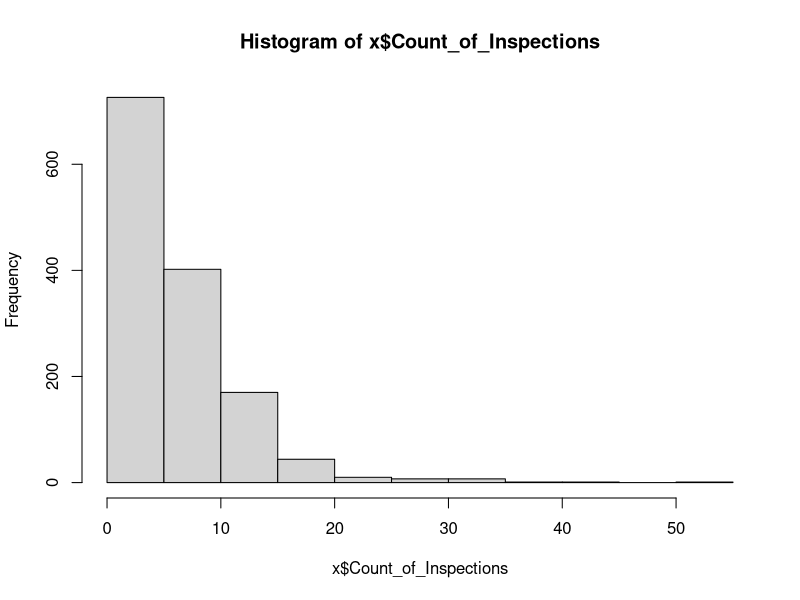
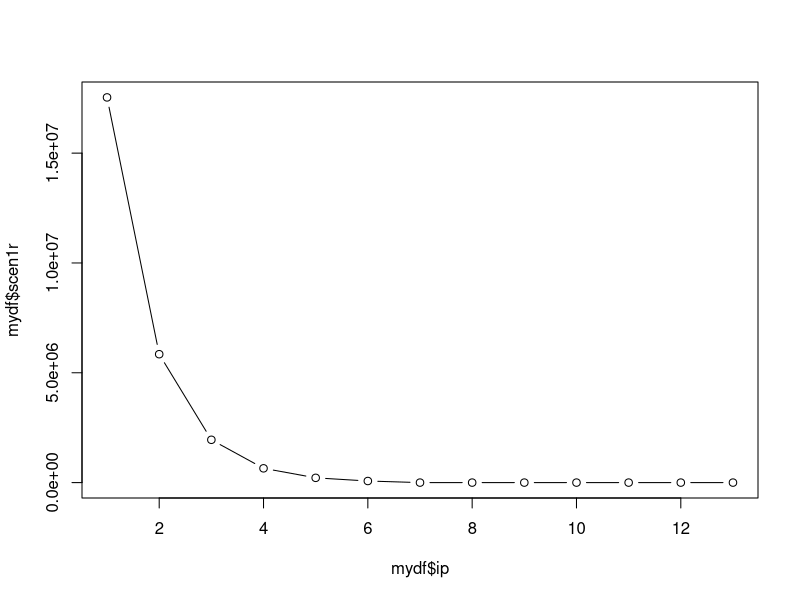
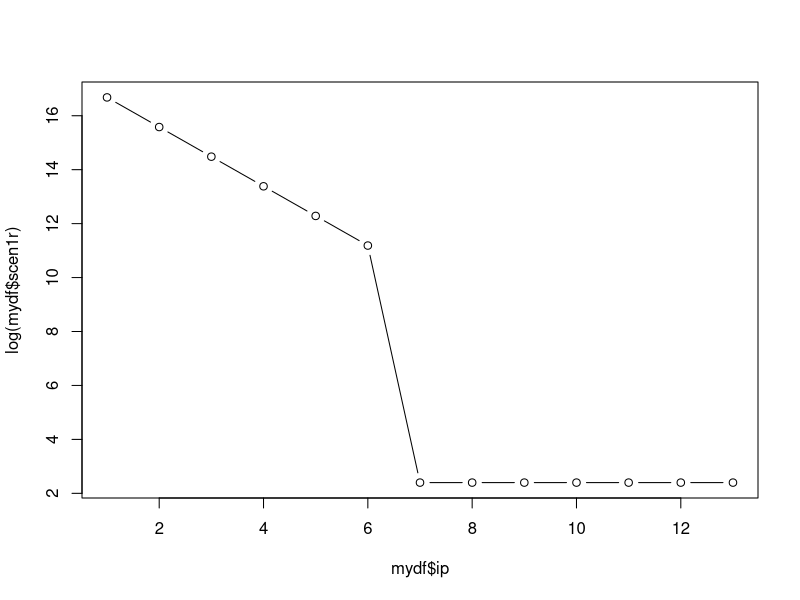
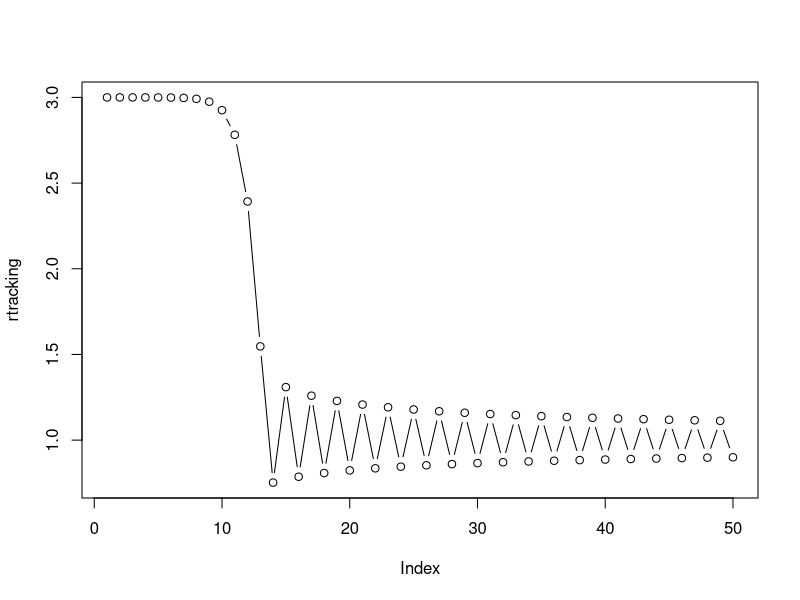
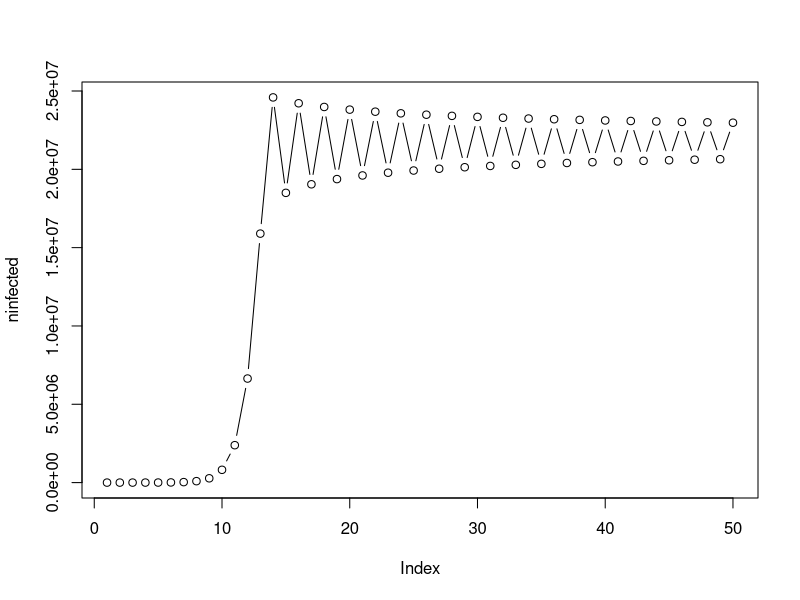

The R script that drew these images, in order:
x<-read.delim("investigators.txt", header=TRUE, sep="\t")
hist(x$Count_of_Inspections)


#Infections in 2 week increments (11 infectious investigators per 2 weeks)



r<-3
rl<-1.05

#Approach, no lockdown vs full lockdown
#for each incubation period assume R or Rl transmissions

infections_R3<-(11*r^12)+(11*r^11)+(11*r^10)+(11*r^9)+(11*r^8)+(11*r^7)+(11*r^6)+(11*r^5)+(11*r^4)+(11*r^3)+(11*r^2)+(11*r)
infections_l<-(11*rl^12)+(11*rl^11)+(11*rl^10)+(11*rl^9)+(11*rl^8)+(11*rl^7)+(11*rl^6)+(11*rl^5)+(11*rl^4)+(11*rl^3)+(11*rl^2)+(11*rl)

effect1<-(infections_R3 - infections_l)



#table for r and seed maps in case distribution not uniform

ip<-c(1,2,3,4,5,6,7,8,9,10,11,12,13) #incubation periods
seed<-c(11,11,11,11,11,11,11,11,11,11,11,11,11) #12 incubation periods
r<-c(3,3,3,3,3,3,1,1,1,1,1,1,1) #R during uncontrolled growth (adjusted for hypothetical herd immunity)
rl<-c(1.05,1.05,1.05,1.05,1.05,1.05,1.05,1.05,1.05,1.05,1.05,1.05,1.05) #R during lockdown
ipl<-c(13,12,11,10,9,8,7,6,5,4,3,2,1) #incubation periods left

mydf<-data.frame(ip,seed,r,rl,ipl)

mydf$scen1r<-seed*r^ipl #scenario 1.... number of infected - uncontrolled growth
mydf$scen1rl<-seed*rl^ipl #scenario 1 .... number of infected - all lockdown

effect1<-sum(mydf$scen1r)-sum(mydf$scen1rl) # number of infections prevented
effect1deaths<-effect1/100 #number of deaths prevented
effect1dollars<-effect1deaths*10000000 # death times $10m for statistical life



plot(mydf$ip, mydf$scen1r, type="b")
plot(mydf$ip, log(mydf$scen1r), type="b")


#plot(mydf$ip, cumsum(mydf$scen1r), type="b", ylim=c(0,max(cumsum(mydf$scen1r))))
#lines(mydf$ip, cumsum(mydf$scen1rl), type="b")





# better accounting for herd immunity with % population infected
# herd immunity not implemented yet


n<-14 #initial number of infected
USpop <- 328200000 #US population

incubp <- 50 # number of incubation periods February through November
r <- 3 # R number of the virus.... number of people that one infected individual infects during illness
rm <- r #set initial rm to r
ninfected <- vector(mode="numeric", length=0)
rtracking <- vector(mode="numeric", length=0)

for (i in seq(1:incubp)) {
 n <- n*rm #R modified by % non-infected population
 percentpop <- (1-n/32820000)
 rm <- r*percentpop
 ninfected <- append(ninfected,n)
 rtracking <- append(rtracking,rm)
}

plot(rtracking, type="b")
plot(ninfected, type="b")
